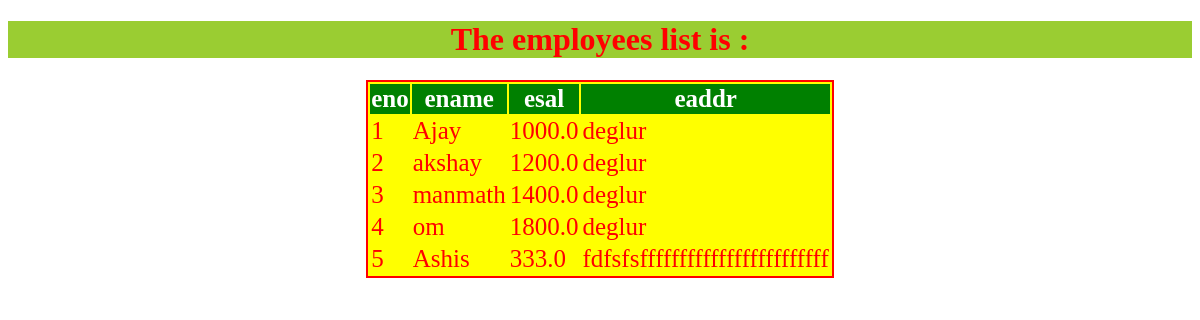
The app's page /empinfo/ with its own data.
### app/models.py (models this page shows, shortened)
class Employee(models.Model):
 eno=models.IntegerField()
 ename=models.CharField(max_length=30)
 esal=models.FloatField()
 eaddr=models.CharField(max_length=30)

### app/views.py (the view)
# urls.py: url(r'empinfo/', views.empview),
def empview(request):
   emp_list=Employee.objects.all()
   my_dict={"emp_list":emp_list}
   return render(request,'app/emp.html',context=my_dict)

### template/app/emp.html (shortened to what this page needs)
<!DOCTYPE html>
{% load static %}
<html lang="en" dir="ltr">
<head>
<link rel="stylesheet" href="{% static '/css/demo.css'%}">
</head>
 <body>
 <h1> The employees list is : </h1>
 {% if emp_list %}
     <table>
           <thead>
                <th> eno </th>
                <th> ename </th>
                <th> esal </th>
                <th> eaddr </th>
            </thead>
        {% for emp in emp_list %}
            <tr>
              <td>{{emp.eno}}</td>
              <td>{{emp.ename}}</td>
              <td>{{emp.esal}}</td>
              <td>{{emp.eaddr}}</td>
            </tr>
 {% endfor %}
 </table>
 {%else%}
  <p>No Records found</p>
  {% endif %}
</body>
</head>

### static/css/demo.css (style rules this page uses)
body { background: url(https://images.ctfassets.net/hrltx12pl8hq/4plHDVeTkWuFMihxQnzBSb/aea2f06d675c3d710d095306e377382f/shutterstock_554314555_copy.jpg); background-size: cover; }
h1 { color: red; background-color: yellowgreen; text-align: center; }
table { margin: auto; border: 2px solid red; color: red; background: yellow; font-size: 25px; }
thead { background: green; color: white; }

### records on screen
Employee: eno "1", ename "Ajay", esal "1000.0", eaddr "deglur"
Employee: eno "2", ename "akshay", esal "1200.0", eaddr "deglur"
Employee: eno "3", ename "manmath", esal "1400.0", eaddr "deglur"
Employee: eno "4", ename "om", esal "1800.0", eaddr "deglur"
Employee: eno "5", ename "Ashis", esal "333.0", eaddr "fdfsfsffffffffffffffffffffffff"
